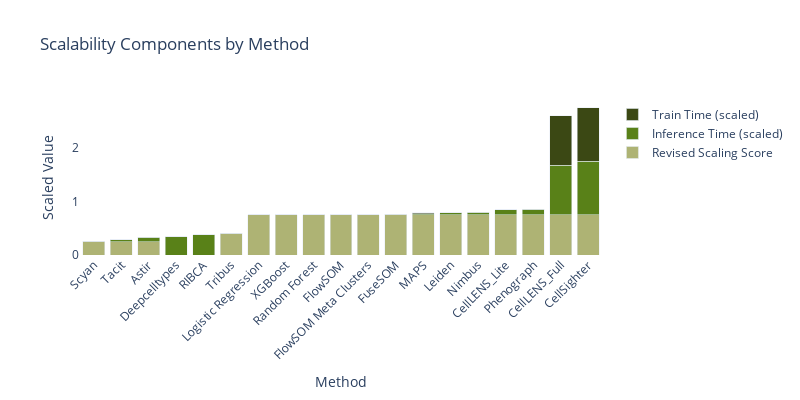

The code cell stored with this chart in its notebook:
### Code cell
methods = scalability_plot_lvl3_sorted["method"].tolist()
revised_scaling_score = scalability_plot_lvl3_sorted["revised_scaling_score"].fillna(0)
inference_time_scaled = scalability_plot_lvl3_sorted["inference_time_scaled"].fillna(0)
train_time_scaled = scalability_plot_lvl3_sorted["train_time_scaled"].fillna(0)

fig = go.Figure(data=[
    go.Bar(name='Revised Scaling Score', x=methods, y=revised_scaling_score, marker_color='#aeb374'),
    go.Bar(name='Inference Time (scaled)', x=methods, y=inference_time_scaled, marker_color='#598118'),
    go.Bar(name='Train Time (scaled)', x=methods, y=train_time_scaled, marker_color='#3b4814')
])

fig.update_layout(
    font=dict(
        size=12,           # Default font size for all text
    ),
    xaxis=dict(
        title_font=dict(size=14),   # X-axis title font size
        tickfont=dict(size=12),     # X-axis tick label font size
    ),
    yaxis=dict(
        title_font=dict(size=14),   # Y-axis title font size
        tickfont=dict(size=12),     # Y-axis tick label font size
    ),
    title_font=dict(size=16),       # Title font size
    legend=dict(
        font=dict(size=12),         # Legend font size
        title_font=dict(size=14),   # Legend title font size
    )
)

fig.update_layout(
    barmode='stack',
    xaxis_title='Method',
    xaxis_tickangle=-45,
    yaxis_title='Scaled Value',
    title='Scalability Components by Method',
    #legend=dict(x=1.05, y=1, bordercolor="Black", borderwidth=1),
    width=800,
    height=400,
    plot_bgcolor='white',
    paper_bgcolor='white'
)
fig.show()

fig.write_html(os.path.join(output_path, "scalability_plot.html"))

# save as svg
fig.write_image("../figures/new/scalability_plot.svg", width=800, height=400, scale=2)

### Figure 1 — Plotly figure (JSON) as saved in the notebook; plotly's stock layout.template omitted (floating-point values rounded to 4 significant figures)
{"data": [{"marker": {"color": "#aeb374"}, "name": "Revised Scaling Score", "type": "bar", "x": ["Scyan", "Tacit", "Astir", "Deepcelltypes", "RIBCA", "Tribus", "Logistic Regression", "XGBoost", "Random Forest", "FlowSOM", "FlowSOM Meta Clusters", "FuseSOM", "MAPS", "Leiden", "Nimbus", "CellLENS_Lite", "Phenograph", "CellLENS_Full", "CellSighter"], "y": [0.25, 0.25, 0.25, 0.0, 0.0, 0.4, 0.75, 0.75, 0.75, 0.75, 0.75, 0.75, 0.75, 0.75, 0.75, 0.75, 0.75, 0.75, 0.75]}, {"marker": {"color": "#598118"}, "name": "Inference Time (scaled)", "type": "bar", "x": ["Scyan", "Tacit", "Astir", "Deepcelltypes", "RIBCA", "Tribus", "Logistic Regression", "XGBoost", "Random Forest", "FlowSOM", "FlowSOM Meta Clusters", "FuseSOM", "MAPS", "Leiden", "Nimbus", "CellLENS_Lite", "Phenograph", "CellLENS_Full", "CellSighter"], "y": [0.003927, 0.03689, 0.07732, 0.3442, 0.3789, 0.007638, 0.0001257, 0.0001628, 0.0006758, 0.001653, 0.001653, 0.006997, 0.01989, 0.04159, 0.04786, 0.09097, 0.1034, 0.9272, 1.0]}, {"marker": {"color": "#3b4814"}, "name": "Train Time (scaled)", "type": "bar", "x": ["Scyan", "Tacit", "Astir", "Deepcelltypes", "RIBCA", "Tribus", "Logistic Regression", "XGBoost", "Random Forest", "FlowSOM", "FlowSOM Meta Clusters", "FuseSOM", "MAPS", "Leiden", "Nimbus", "CellLENS_Lite", "Phenograph", "CellLENS_Full", "CellSighter"], "y": [0.003777, 0.0, 0.0, 0.0, 0.0, 0.0, 0.0001249, 0.0001483, 0.000656, 0.0, 0.0, 0.0, 0.01974, 0.0, 0.0, 0.0, 0.0, 0.9268, 1.0]}], "layout": {"barmode": "stack", "font": {"size": 12}, "height": 400, "legend": {"font": {"size": 12}, "title": {"font": {"size": 14}}}, "paper_bgcolor": "white", "plot_bgcolor": "white", "title": {"text": "Scalability Components by Method"}, "width": 800, "xaxis": {"tickangle": -45, "tickfont": {"size": 12}, "title": {"text": "Method"}}, "yaxis": {"tickfont": {"size": 12}, "title": {"text": "Scaled Value"}}}}
